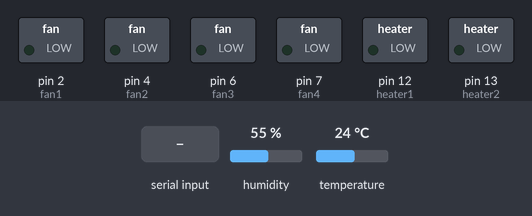
The sketch below on a simulated Arduino Uno, built with avr-gcc and run on an emulated ATmega328P. Shown: switched loads named in the sketch (green lamp = pin HIGH). Inputs (shaded band) come from the test bench; at power-on: temperature 24 °C, humidity 55 %.

Above: at 1.2 s.
1.3 s: "90,45,200\n" received over the second serial link
At 2.3 s:
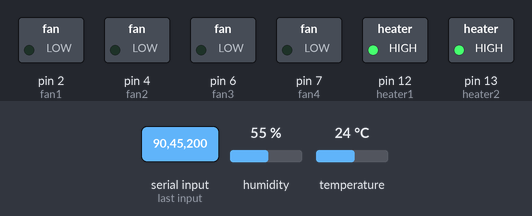
3.5 s: "30,150,10\n" received over the second serial link
At 5.2 s:
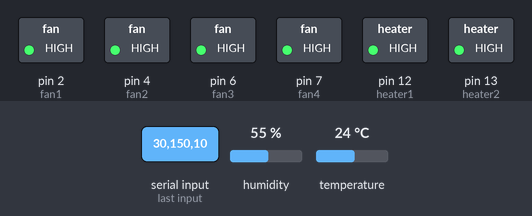
5.5 s: temperature set to 29.2 °C
8.2 s: temperature set to 30.8 °C
At 11.0 s:
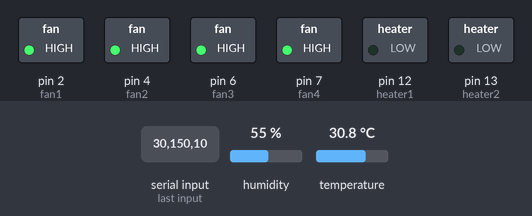
11.5 s: humidity set to 31 %
14.2 s: humidity set to 27 %
At 16.7 s:
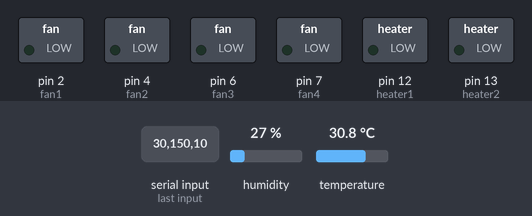
Timing chart, 0 to 18.2 s (numbered marks = the images above; inputs shaded):
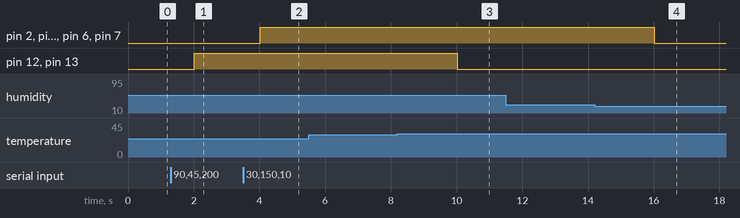

Measured:
- the behaviour switches between 30 and 30.1 °C on temperature (found by bisection; images 2 and 3)
- the behaviour switches between 30 and 29 % on humidity (found by bisection; images 3 and 4)
- after the input at 1.3 s, pin 12 (heater1), pin 13 (heater2): LOW → HIGH after 0.72 s
- after the input at 3.5 s, pin 2 (fan1), pin 4 (fan2), pin 6 (fan3), pin 7 (fan4): LOW → HIGH after 0.52 s
- after the input at 5.5 s, every drawn part: stays the same
- after the input at 8.2 s, pin 12 (heater1), pin 13 (heater2): HIGH → LOW after 1.8 s
- after the input at 11.5 s, every drawn part: stays the same
- after the input at 14.2 s, pin 2 (fan1), pin 4 (fan2), pin 6 (fan3), pin 7 (fan4): HIGH → LOW after 1.8 s

The sketch:

Temp_Humid_Controller_Through_BlueTooth.ino
```cpp
#include "DHT.h"
#include <SoftwareSerial.h>
SoftwareSerial serial (0,1);
unsigned long previousMillis = 0;
//const long interval = 1000;


#define DHTPIN 8     // Digital pin connected to the DHT sensor
#define fan1 2
#define fan2 4
#define fan3 6
#define fan4 7
#define heater1 12
#define heater2 13
unsigned long maxtemp=100;
unsigned long mintemp=0;
unsigned long maxhum=100;
unsigned long minhum=0;
int fanstate1 = LOW;
int fanstate2 = LOW;
int fanstate3 = LOW;
int fanstate4 = LOW;
int heaterstate1 = LOW;
int heaterstate2 = LOW;
// Feather HUZZAH ESP8266 note: use pins 3, 4, 5, 12, 13 or 14 --
// Pin 15 can work but DHT must be disconnected during program upload.

// Uncomment whatever type you're using!
//#define DHTTYPE DHT11   // DHT 11
#define DHTTYPE DHT22   // DHT 22  (AM2302), AM2321
//#define DHTTYPE DHT21   // DHT 21 (AM2301)

// Connect pin 1 (on the left) of the sensor to +5V
// NOTE: If using a board with 3.3V logic like an Arduino Due connect pin 1
// to 3.3V instead of 5V!
// Connect pin 2 of the sensor to whatever your DHTPIN is
// Connect pin 3 (on the right) of the sensor to GROUND (if your sensor has 3 pins)
// Connect pin 4 (on the right) of the sensor to GROUND and leave the pin 3 EMPTY (if your sensor has 4 pins)
// Connect a 10K resistor from pin 2 (data) to pin 1 (power) of the sensor

// Initialize DHT sensor.
// Note that older versions of this library took an optional third parameter to
// tweak the timings for faster processors.  This parameter is no longer needed
// as the current DHT reading algorithm adjusts itself to work on faster procs.
DHT dht(DHTPIN, DHTTYPE);

void setup() {
  serial.begin(9600);
  serial.println(F("DHTxx test!"));
  pinMode(fan1,OUTPUT);
  pinMode(fan2,OUTPUT);
  pinMode(fan3,OUTPUT);
  pinMode(fan4,OUTPUT);
  pinMode(heater1,OUTPUT);
  pinMode(heater2,OUTPUT);

  dht.begin();
}

void loop() {
  // Wait a few seconds between measurements.

  unsigned long currentMillis = millis();
  if (serial.available()>0)
  {
    String val = serial.readStringUntil('\n');
    if ((val[0]>=48)&&(val[0]<=57))
    {
   char delimiter1 = ',';
   char delimiter2 = ';';
   char delimiter3 = ':';
   int delimiterPos1 = val.indexOf(delimiter1);
   int delimiterPos2 = val.indexOf(delimiter2);
   int delimiterPos3 = val.indexOf(delimiter3);
   String substring1 = val.substring(0, delimiterPos1);
   serial.println(substring1);
   String substring2 = val.substring(delimiterPos1 + 1,delimiterPos2);
   serial.println(substring2);
   String substring3 = val.substring(delimiterPos2 + 1,delimiterPos3);
   serial.println(substring3);
   String substring4 = val.substring(delimiterPos3+1);
   serial.println(substring4);

    serial.println(val);
    maxtemp = substring1.toInt();
    mintemp = substring2.toInt();
    maxhum = substring3.toInt();
    minhum = substring4.toInt();
    }
    if(val[0]==65){
       serial.println(val);
    fanstate1= HIGH;
     previousMillis = currentMillis;

  }
  if (val[0]==97){
     serial.println(val);
    fanstate1= LOW;

  }
  if(val[0]==66){
       serial.println(val);
    fanstate2= HIGH;
     previousMillis = currentMillis;

  }
  if (val[0]==98){
     serial.println(val);
    fanstate2= LOW;

  }
  if(val[0]==67){
       serial.println(val);
    fanstate3= HIGH;
     previousMillis = currentMillis;

  }
  if (val[0]==99){
     serial.println(val);
    fanstate3= LOW;

  }
  if(val[0]==68){
       serial.println(val);
    fanstate4= HIGH;
     previousMillis = currentMillis;

  }
  if (val[0]==100){
     serial.println(val);
    fanstate4= LOW;

  }
  if(val[0]==69){
       serial.println(val);
    heaterstate1= HIGH;
     previousMillis = currentMillis;

  }
  if (val[0]==101){
     serial.println(val);
    heaterstate1= LOW;

  }
  if(val[0]==70){
       serial.println(val);
    heaterstate2= HIGH;
     previousMillis = currentMillis;

  }
  if (val[0]==102){
     serial.println(val);
    heaterstate2= LOW;

  }
  }
  if (currentMillis - previousMillis >= 1000) {
    // save the last time you blinked the LED
    previousMillis = currentMillis;


  // Reading temperature or humidity takes about 250 milliseconds!
  // Sensor readings may also be up to 2 seconds 'old' (its a very slow sensor)
  float h = dht.readHumidity();
  // Read temperature as Celsius (the default)
  float t = dht.readTemperature();
  // Read temperature as Fahrenheit (isFahrenheit = true)
  float f = dht.readTemperature(true);

  // Check if any reads failed and exit early (to try again).
  if (isnan(h) || isnan(t) || isnan(f)) {
    serial.println(F("Failed to read from DHT sensor!"));
    return;
  }

  // Compute heat index in Fahrenheit (the default)
  float hif = dht.computeHeatIndex(f, h);
  // Compute heat index in Celsius (isFahreheit = false)
  float hic = dht.computeHeatIndex(t, h, false);

 // Serial.print(F("Humid: "));
  serial.print(h);
  serial.print(";");
  //Serial.println(F("%  "));
 // Serial.print("Temp: ");
  serial.println(t);
  //Serial.println(" ");
  //Serial.println(F("°C "));
  //Serial.print(f);
  //Serial.print(F("°F  Heat index: "));
  //Serial.print(hic);
  //Serial.print(F("°C "));
  //Serial.print(hif);
  //Serial.println(F("°F"));

  if (h>maxhum){
    fanstate1= HIGH;
    fanstate2= HIGH;
    fanstate3= HIGH;
    fanstate4= HIGH;

  }
  if (h<minhum) {
    fanstate1= LOW;
    fanstate2= LOW;
    fanstate3= LOW;
    fanstate4= LOW;

  }
  if (t<mintemp){
    heaterstate1= HIGH;
    heaterstate2= HIGH;
  }
  if (t>maxtemp) {
    heaterstate1= LOW;
    heaterstate2= LOW;
  }

  }
  digitalWrite(fan1,fanstate1);
  digitalWrite(fan2,fanstate2);
  digitalWrite(fan3,fanstate3);
  digitalWrite(fan4,fanstate4);
  digitalWrite(heater1,heaterstate1);
  digitalWrite(heater2,heaterstate2);

}
```
